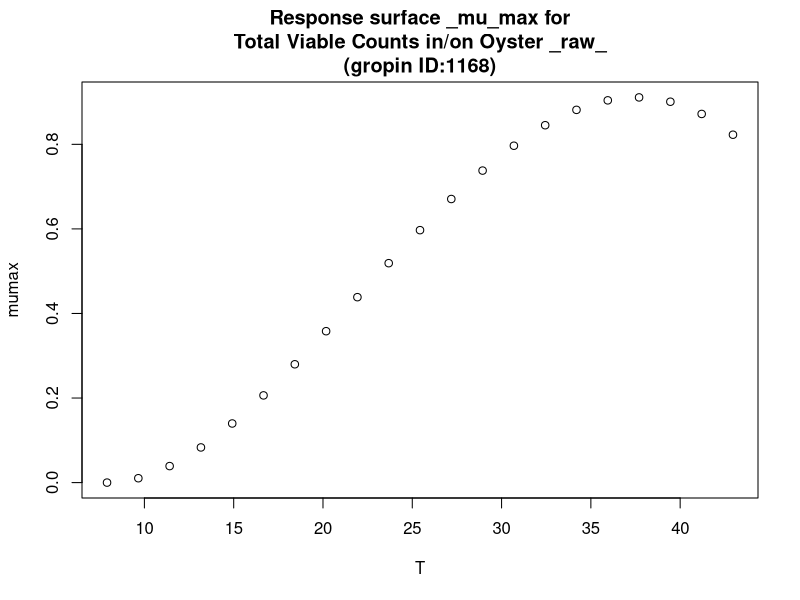

The R source for this figure:
#############################
# start of Parameter script
#############################
T <- seq(7.9079,42.957042957043,length.out=21)
#############################
# end of Parameter script
#############################
############################# 
# start of Model script Gropin ID 1168 
#############################
 
# constant coefficients for this model
 
variables <- data.frame(T)
argumentsPar <- unique.data.frame(expand.grid(variables))
 
# heart of the model
response_surface <- function(T) {
   mumax <-(0.911*(T-53.69)*((T-7.90)^2))/(((37.56-7.90)*(T-37.56)-(37.56-53.69)*(37.56+7.90-2*T))*(37.56-7.90))

	return(mumax=mumax)
} 

# output parameters
responseSurface <- cbind(argumentsPar,response_surface(argumentsPar['T']))
colnames(responseSurface) <- c(colnames(argumentsPar),'mumax')
#############################
# End of Model script
#############################
############################# 
# start of Visualisation script Gropin ID 1168 
#############################
titleText <-'Response surface _mu_max for
Total Viable Counts in/on Oyster _raw_
(gropin ID:1168)'
plot(T,responseSurface$'mumax',xlab='T',
                          ylab='mumax',main=titleText)
#############################
# End of Visualisation script
#############################
